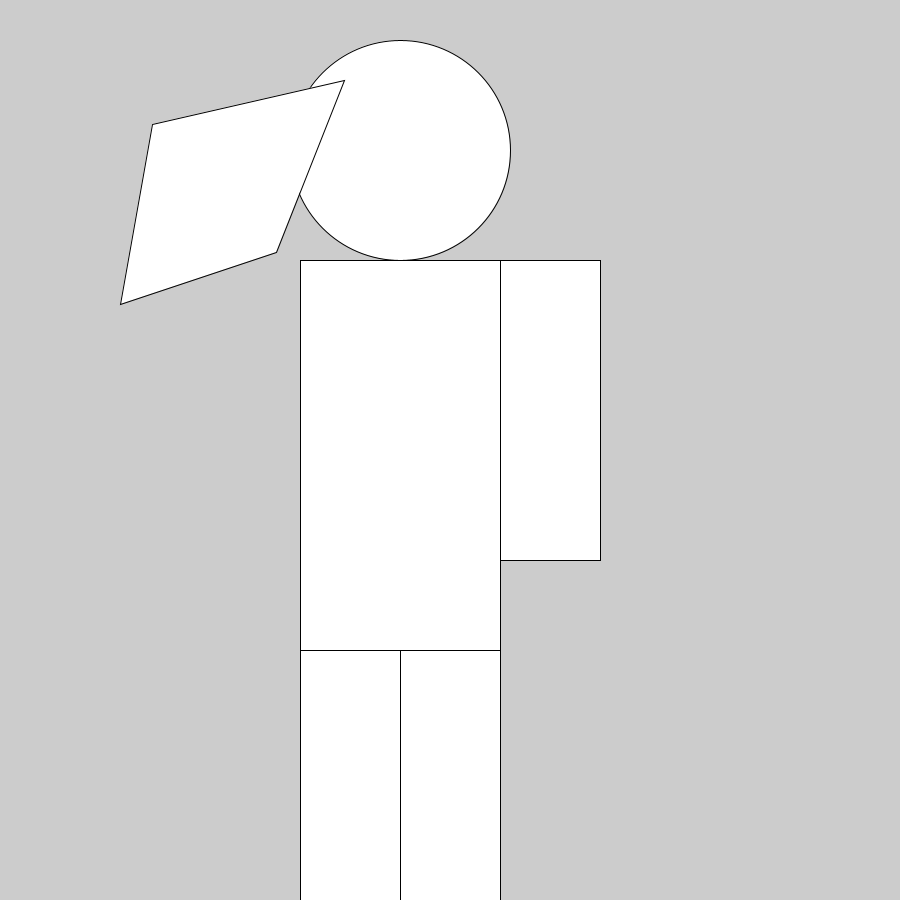
Frame 1 (no input)
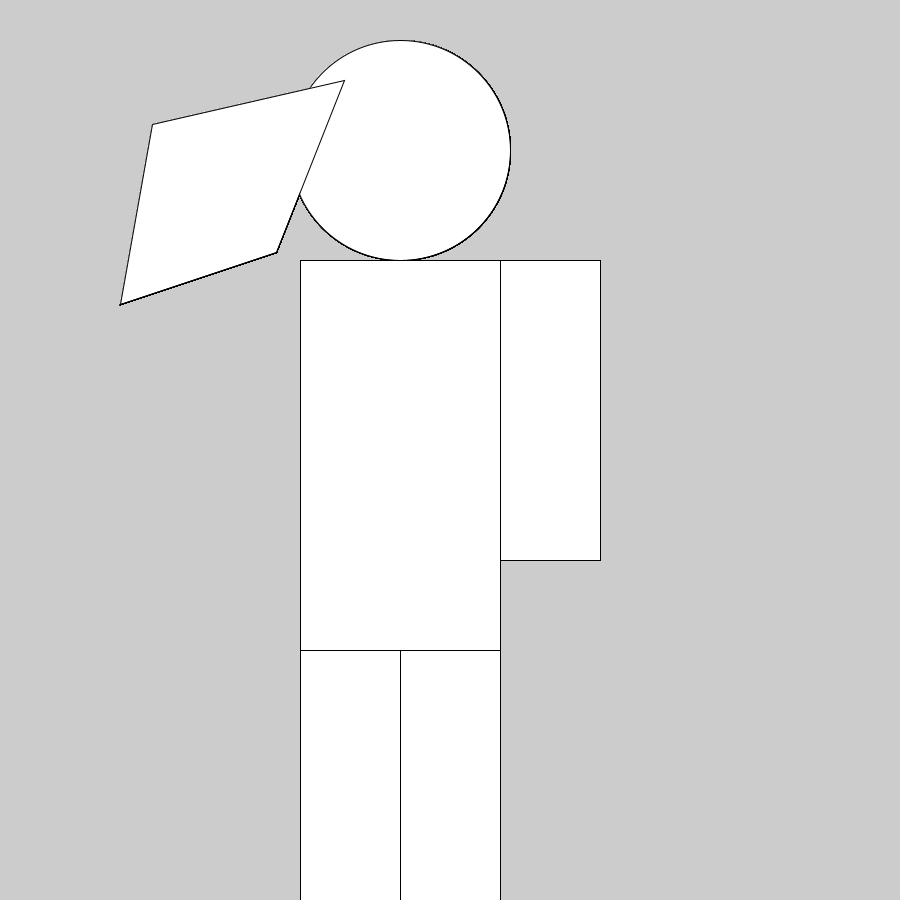
Frame 60 (the mouse pressed at the canvas centre just before this capture)
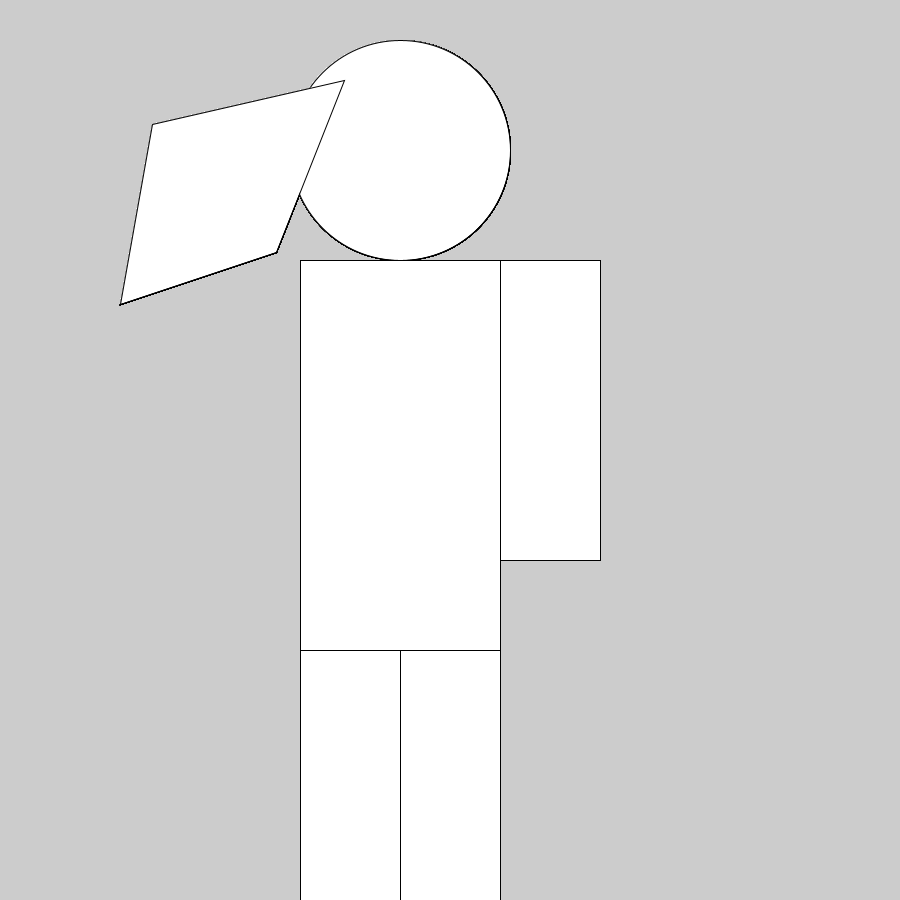
Frame 120 (the mouse held since frame 60 and released just before this capture)

The Processing sketch that drew these frames (run headless with seeded random() and noise(); from frame 60 on, the mouse is pressed at the canvas centre):

// Processing sketch: Hello_World
// ── Hello_World.pde
//Global Variables
int appWidth, appHeight;
//
void setup() {
  //Declaring Display Geometry: landscape, square, portrait
  size(900, 900); //Able to deploy with fullScreen();
  //fullScreen();
  appWidth = width;
  appHeight = height;
  //Concatenation: , or + (i.e space)
  println("\t\t\tWidth="+width, "\tHeight="+height);
  println("Display Monitor:", "\twidth:"+displayWidth, "\theight:"+displayHeight);
  //
  String ls="Landscape or Square", p="portrait", DO="Display Orientation", instruct="Bru, turn your phun";
  //
  if ( appWidth < appHeight ) { //Declaring Landscape & square
    println(instruct);
  } else {
    println("Display: Good to Go");
    if ( appWidth > displayWidth ) { //Fitting CANVAS into Monitor Display
      appWidth=0;
      appHeight=0;
      println("STOP, is broken");
    } else {
      //Empty ELSE
    }
  }
} //End setup
//
void draw() {
  rect(300, 260, 200, 400);
  ellipse(400, 150, 220, 220);
  quad(152, 124, 344, 80, 276, 252, 120, 304);
  rect(300, 650, 100, 300);
  rect(400, 650, 100, 300);
  rect(500, 260, 100, 300);

} //End draw
//
void keyPressed() {
} //End keyPressed
//
void mousePressed() {
} //End mousePressed
//
// End Main Program
